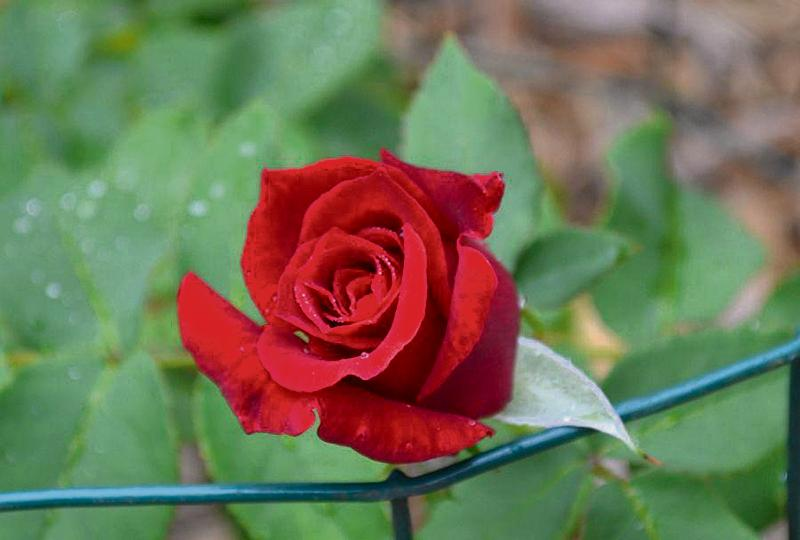
#> input picture slides/03.filtering/dataset/rose.jpg, 800 x 540 px
$ python 03.highpass_filter.py
#> lines starting #> are read from the running program, lines starting #| are printed output that depends on the picture; long printed decimals are rounded
import numpy as np
from PIL import Image
from matplotlib import pylab
import scipy.fftpack as fp


def signaltonoise(a, axis=0, ddof=0):
    a = np.asanyarray(a)
    m = a.mean(axis)
    sd = a.std(axis=axis, ddof=ddof)
    return np.where(sd == 0, 0, m / sd)


im = np.array(Image.open('./dataset/rose.jpg').convert('L'))
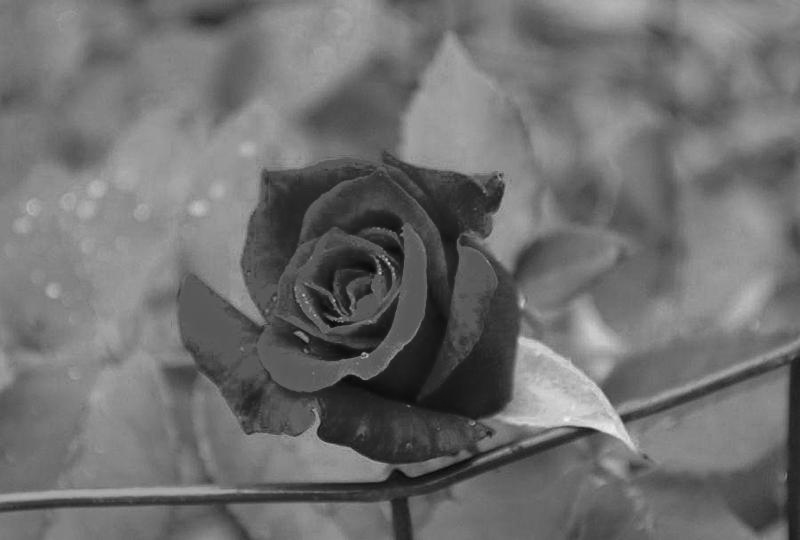
#> im: shape (540, 800); min 7, max 241, mean 111.1
pylab.figure()
pylab.subplot(221)
pylab.imshow(im, cmap='gray'),
pylab.axis('off')
pylab.title('Citra asli')

freq = fp.fft2(im)
(w, h) = freq.shape
#> w = 540; h = 800
half_w, half_h = int(w / 2), int(h / 2)
#> half_w = 270; half_h = 400
freq1 = np.copy(freq)
freq2 = fp.fftshift(freq1)
pylab.subplot(222)
pylab.imshow((20 * np.log10(0.1 + freq2)).astype(int))
pylab.title("Spectrum dari citra")

# apply HPF
# select all but the first 20x20 (low) frequencies
freq2[half_w - 10:half_w + 11, half_h - 10:half_h + 11] = 0
pylab.subplot(223)
pylab.imshow((20 * np.log10(0.1 + freq2)).astype(int))
pylab.title("Spectrum dari citra di 20x20 pertama")

im1 = np.clip(fp.ifft2(fp.ifftshift(freq2)).real, 0, 255)  # clip pixel values after IFFT
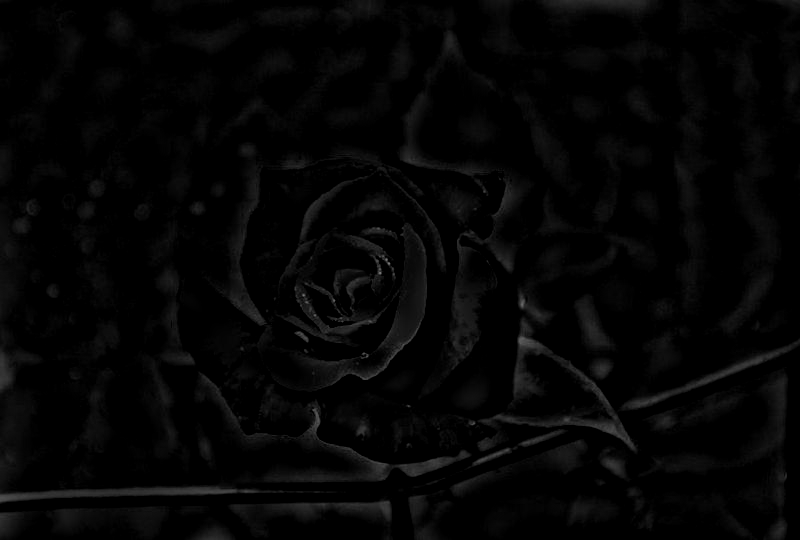
#> im1: shape (540, 800) float64; min 0, max 120.3, mean 5.2
print(f"SNR sebelum HPF = {signaltonoise(im, axis=None)}")
#> in signaltonoise, `m = a.mean(axis)`: m = 111.1
#> in signaltonoise, `sd = a.std(axis=axis, ddof=ddof)`: sd = 34.3
#| SNR sebelum HPF = 3.238
print(f"SNR setelah HPF = {signaltonoise(im1, axis=None)}")
#| SNR setelah HPF = 0.5644

pylab.subplot(224)
pylab.imshow(im1, cmap='gray'), pylab.axis('off')
pylab.title("Citra hasil HPF")
pylab.show()
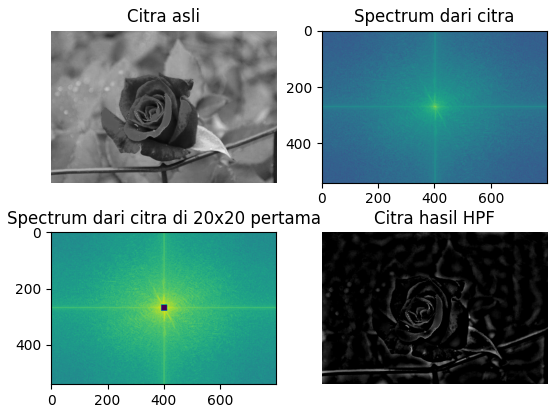
#> figure drawn by matplotlib, 4 panels

$ run again, with slides/03.filtering/dataset/building.jpg copied over slides/03.filtering/dataset/rose.jpg
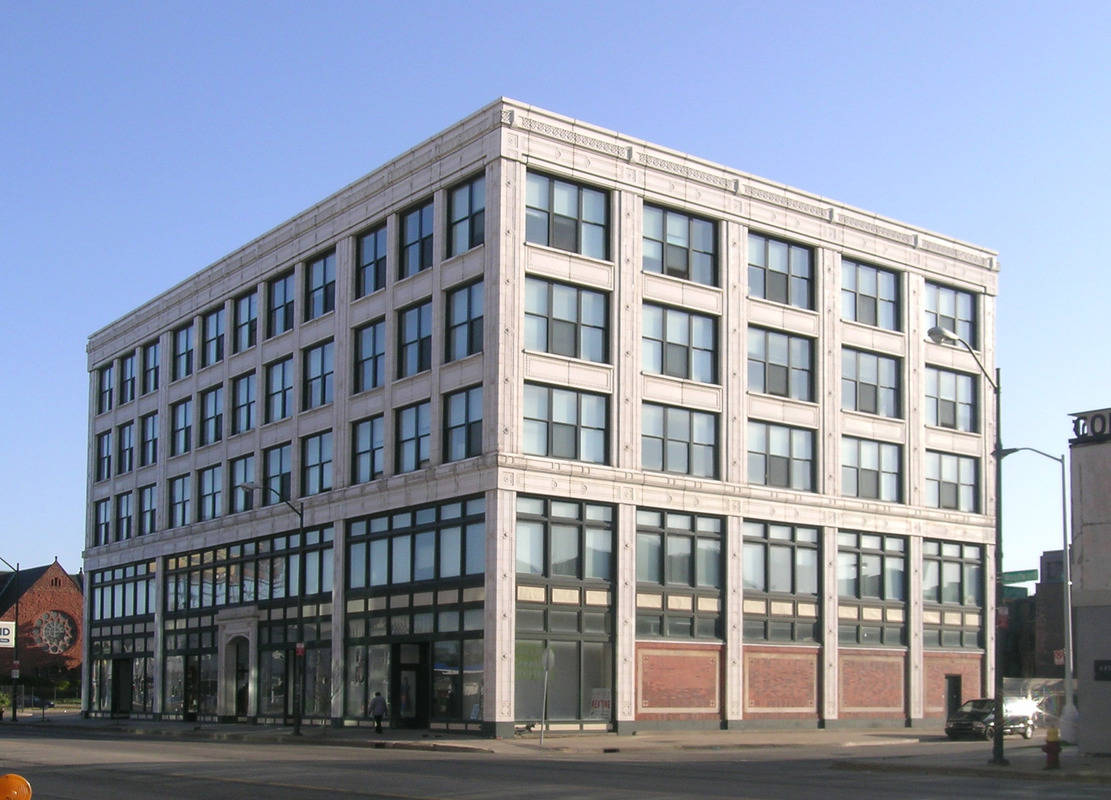
#> input picture slides/03.filtering/dataset/building.jpg, 1111 x 800 px
#> `im1 = np.clip(fp.ifft2(fp.ifftshift(freq2)).real, 0, 255)`:
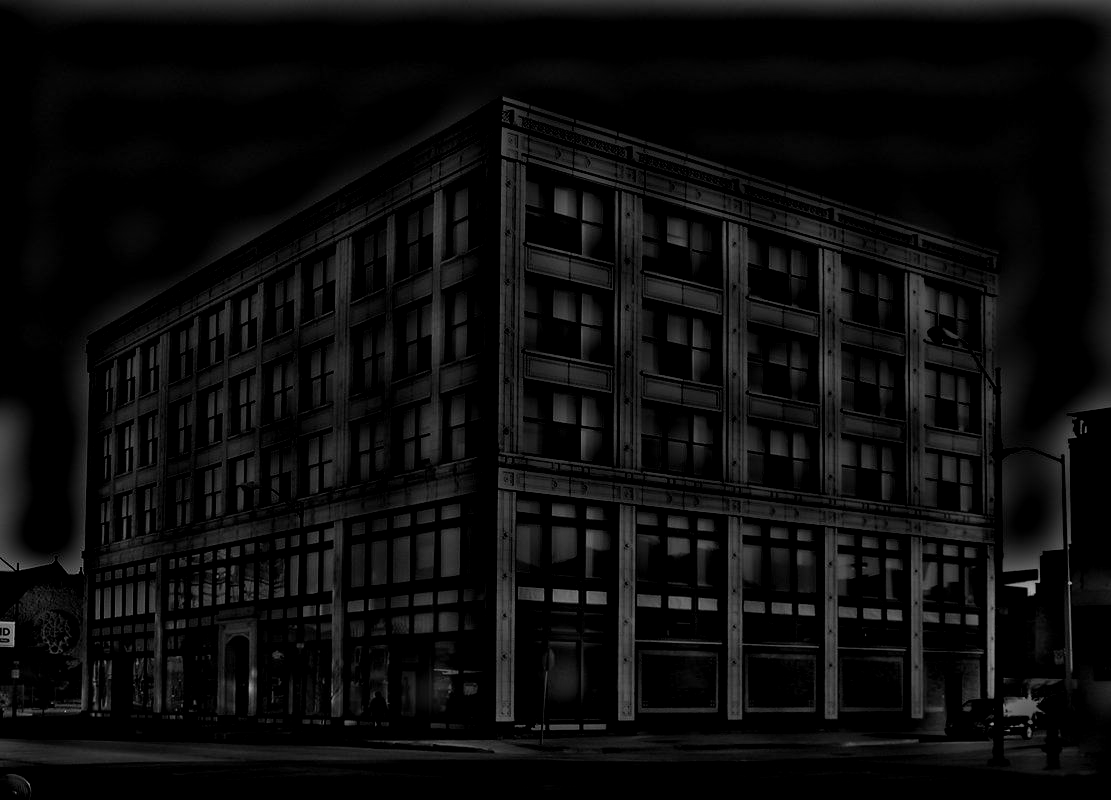
#> im1: shape (800, 1111) float64; min 0, max 181, mean 12.6
#> m = 146.7
#> sd = 62.86
#| SNR sebelum HPF = 2.334
#| SNR setelah HPF = 0.6557
#> `pylab.show()`:
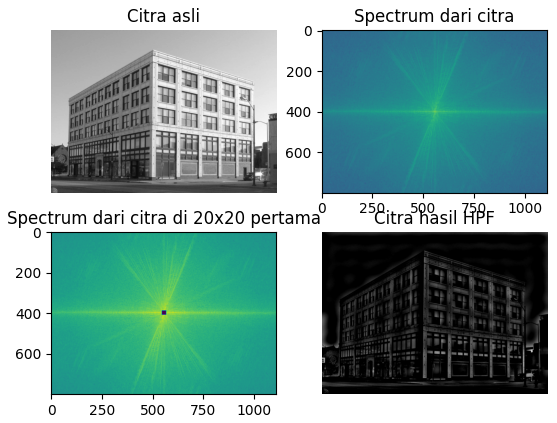
#> figure drawn by matplotlib, 4 panels

$ run again, with slides/03.filtering/dataset/cameraman.jpg copied over slides/03.filtering/dataset/rose.jpg
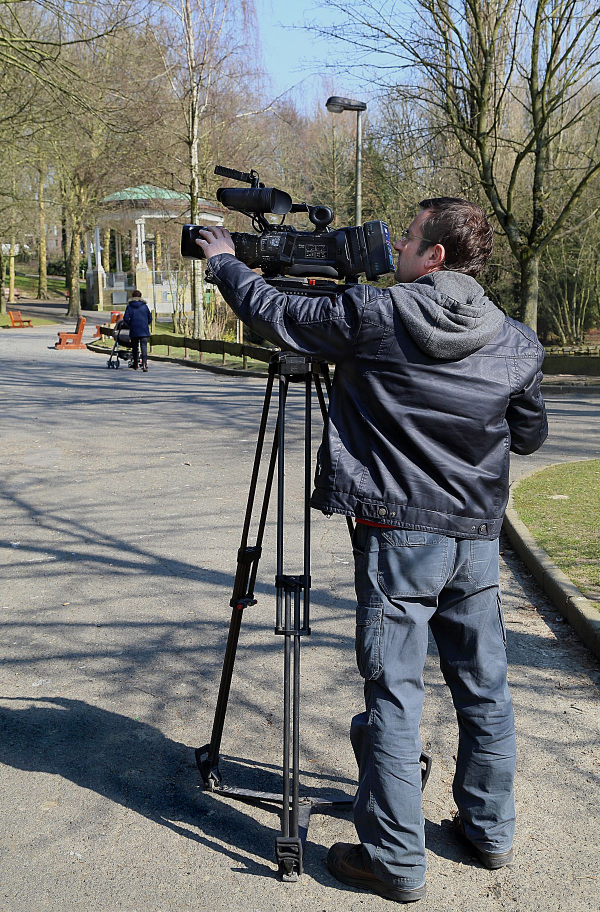
#> input picture slides/03.filtering/dataset/cameraman.jpg, 1200 x 1823 px (shown at 1/2 size)
#> `im1 = np.clip(fp.ifft2(fp.ifftshift(freq2)).real, 0, 255)`:
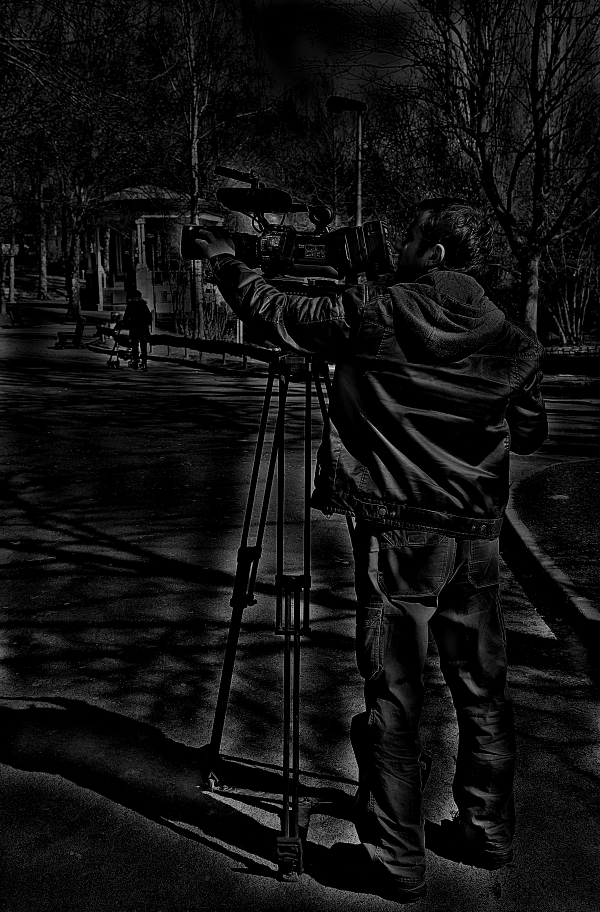
#> im1: shape (1823, 1200) float64 (shown at 1/2 size); min 0, max 241.7, mean 16.9
#> m = 116.3
#> sd = 62.37
#| SNR sebelum HPF = 1.865
#| SNR setelah HPF = 0.6265
#> `pylab.show()`:
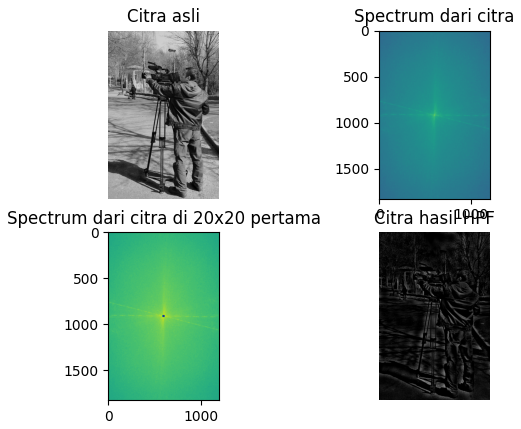
#> figure drawn by matplotlib, 4 panels

$ run again, with slides/03.filtering/dataset/flower_bali.jpg copied over slides/03.filtering/dataset/rose.jpg
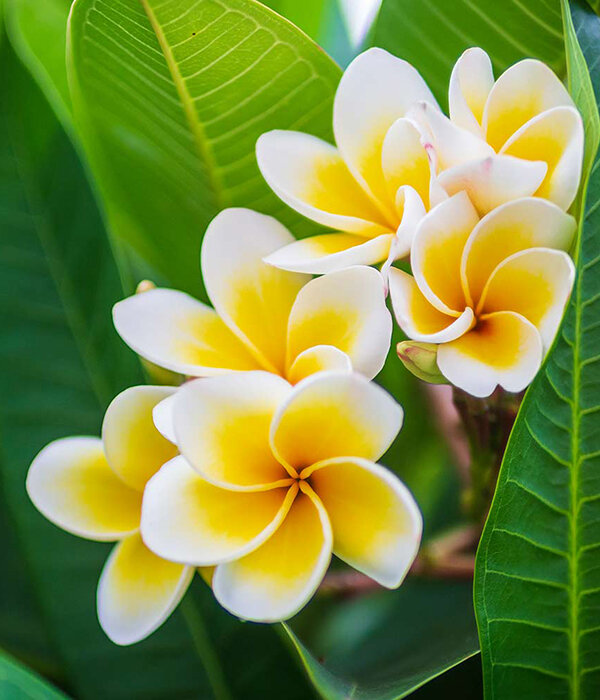
#> input picture slides/03.filtering/dataset/flower_bali.jpg, 600 x 700 px
#> `im1 = np.clip(fp.ifft2(fp.ifftshift(freq2)).real, 0, 255)`:
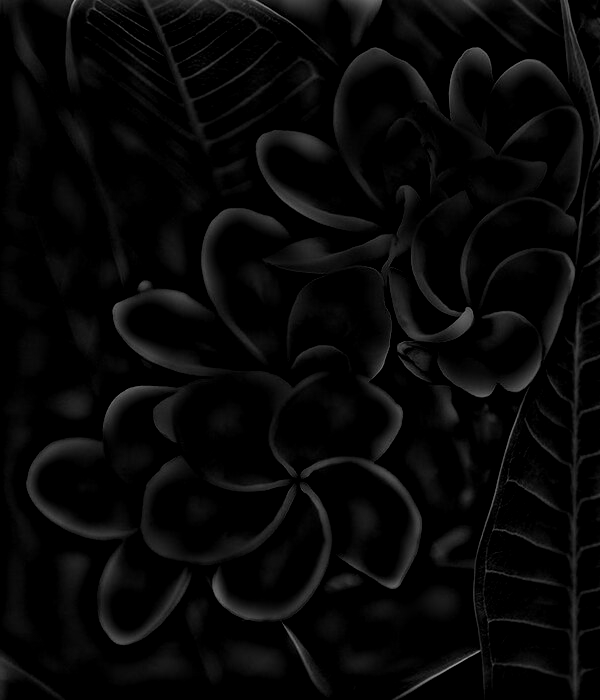
#> im1: shape (700, 600) float64; min 0, max 174.4, mean 8
#> m = 129.6
#> sd = 65.93
#| SNR sebelum HPF = 1.965
#| SNR setelah HPF = 0.5649
#> `pylab.show()`:
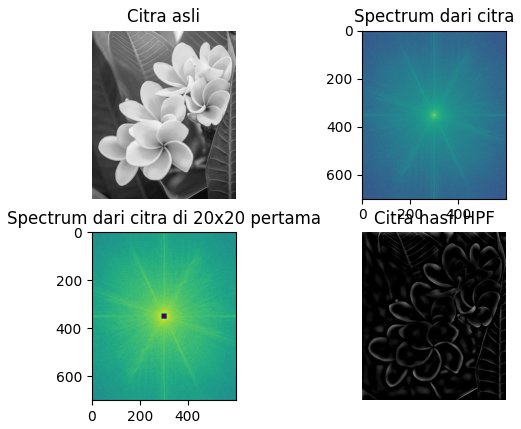
#> figure drawn by matplotlib, 4 panels
